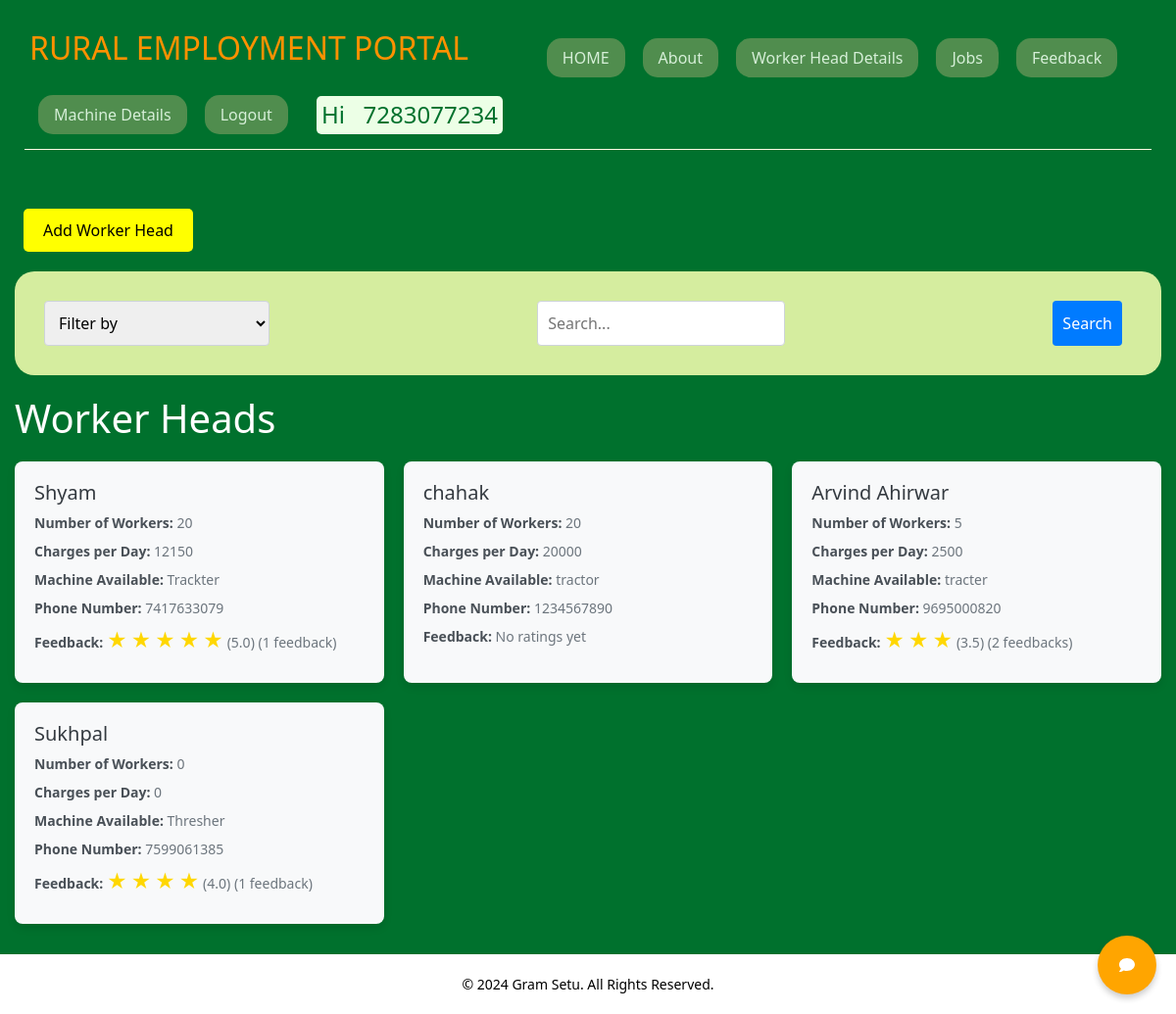
Screenshot of /worker/ (signed in) with the database file from the repository.
### R_E/models.py (models this page shows, shortened)
class WorkerHead(models.Model):
    id = models.AutoField(primary_key=True)  # Django adds this automatically
    user = models.ForeignKey(User, on_delete=models.CASCADE, default=1)
    name = models.CharField(max_length=30, null=False)
    numberOfWorker = models.IntegerField(null=False)
    salaryPerDay = models.IntegerField(null=False)
    machineAvailable = models.CharField(max_length=300, null=False)
    machineImage = models.ImageField(upload_to='machines/', null=True, blank=True)
    chargePerDay = models.DecimalField(max_digits=10, decimal_places=2, null=True, blank=True)
    date = models.DateField(null=False)
    phoneNumber = models.BigIntegerField(null=False, default=1234567890)
    email = models.EmailField(max_length=254, null=True, blank=True)  # New email field
    is_booked = models.BooleanField(default=False)  # New field to track booking status

### R_E/views.py (the view, shortened to what this page needs)
# urls.py: path('worker/', views.workerhead_list, name='worker'),  # Ensure this name matches your template
@login_required
def workerhead_list(request):
    search_query = request.GET.get('search', '').strip()
    filter_by = request.GET.get('filter_by', '')
    workerheads = WorkerHead.objects.all()
    workerheads = WorkerHead.objects.annotate(average_rating=Avg('feedbacks__rating'))
    template = loader.get_template('worker.html')
    context = {
        'workerheads': workerheads,
        'search_query': search_query,
        'filter_by': filter_by,
    }
    return HttpResponse(template.render(context, request))

### R_E/context_processors.py (called while the page is built)
def current_year(request):
    return {
        'current_year': datetime.now().year
    }

### R_E/templatetags/form_filters.py (called while the page is built)
@register.filter
def to(value):
    return range(1, int(value) + 1)

### R_E/templates/worker.html (shortened to what this page needs)
{% extends 'base.html' %}
{% load form_filters %}
{% block content %}
    <a href="{% url 'workform' %}" class="add-worker-button" style="margin-top:50px;">Add Worker Head</a>
    <form method="get" class="search-form">
        <select name="filter_by">
            <option value="" {% if not filter_by %}selected{% endif %}>Filter by</option>
        </select>
        <input type="text" name="search" value="{{ search_query }}" placeholder="Search..." />
        <button type="submit">Search</button>
    </form>
    <h1>Worker Heads</h1>
    {% if workerheads %}
    <ul class="workerhead-list">
        {% for worker in workerheads %}
        <li>
            <h3>{{ worker.name }}</h3>
            <p><strong>Number of Workers:</strong> {{ worker.numberOfWorker }}</p>
            <p><strong>Charges per Day:</strong> {{ worker.salaryPerDay }}</p>
            <p><strong>Machine Available:</strong> {{ worker.machineAvailable }}</p>
            <p><strong>Phone Number:</strong> {{ worker.phoneNumber }}</p>
            <p><strong>Feedback:</strong>
    {% if worker.average_rating %}
        <span class="stars">
            {% for i in worker.average_rating|to %}
                {% if i <= worker.average_rating|floatformat:1 %}
                    <span class="star filled">★</span>
                {% else %}
                    <span class="star">★</span>
                {% endif %}
            {% endfor %}
        </span>
        ({{ worker.average_rating|floatformat:1 }})
        {% if worker.feedbacks.all %}
            <span class="feedback-count">({{ worker.feedbacks.count }} feedback{{ worker.feedbacks.count|pluralize }})</span>
        {% endif %}
    {% else %}
        No ratings yet
    {% endif %}
</p>
        </li>
        {% endfor %}
    </ul>
    {% else %}
        <p>No worker heads found.</p>
    {% endif %}
{% endblock %}

### R_E/templates/base.html (shortened to what this page needs)
<!DOCTYPE html>
<html>
<head>
    {% load bootstrap5 %}
    {% bootstrap_css %}
    <link rel="stylesheet" href="https://stackpath.bootstrapcdn.com/bootstrap/5.3.0/css/bootstrap.min.css">
</head>
<body>
<div class="container-fluid" style="color:white;padding:15px;background-color:#00712D;">
    <ul class="nav" style="padding:5px;margin:10px;color:#D5ED9F;border-bottom:1px solid #FFFBE6;" id="navigation">
        <li>
            <h2 style="color:#FF9100;">RURAL EMPLOYMENT PORTAL</h2>
        </li>
        <li class="nav-item">
            <a class="nav-link active" href="/" style="background-color:#508D4E;border-radius:15px;color:#D6EFD8;transition:background-color 1s ease-in-out, color 1s ease-in-out;">
            <span>HOME</span>
            </a>
        </li>
        <li class="nav-item">
            <a class="nav-link active" href="/about" style="background-color:#508D4E;border-radius:15px;color:#D6EFD8;transition:background-color 1s ease-in-out, color 1s ease-in-out;">
                <span>About</span>
            </a>
        </li>
        {% if user.is_authenticated %}
        <li class="nav-item">
            <a class="nav-link active" href="/worker" style="background-color:#508D4E;border-radius:15px;color:#D6EFD8;transition:background-color 1s ease-in-out, color 1s ease-in-out;">
                <span>Worker Head Details</span>
            </a>
        </li>
        <li class="nav-item">
            <a class="nav-link active" href="/job" style="background-color:#508D4E;border-radius:15px;color:#D6EFD8;transition:background-color 1s ease-in-out, color 1s ease-in-out;">
                <span>Jobs</span>
            </a>
        </li>
        <li class="nav-item">
            <a class="nav-link active" href="/feedback" style="background-color:#508D4E;border-radius:15px;color:#D6EFD8;transition:background-color 1s ease-in-out, color 1s ease-in-out;">
                <span>Feedback</span>
            </a>
        </li>
        <li class="nav-item">
            <a class="nav-link active" href="{% url 'machine_list' %}" style="background-color:#508D4E;border-radius:15px;color:#D6EFD8;transition:background-color 1s ease-in-out, color 1s ease-in-out;">Machine Details</a></li>
        <li class="nav-item">
            <a class="nav-link active" href="/logout" style="background-color:#508D4E;border-radius:15px;color:#D6EFD8;transition:background-color 1s ease-in-out, color 1s ease-in-out;">
                <span>Logout</span>
            </a>
        </li>
        <li class="nav-item">
            <h4 style="margin:10px;margin-left:20px;background-color:#ECFFE6;color:#00712D;padding:5px;border-radius:5px;">Hi  &nbsp;&nbsp;{{ user.username }} </h4>
        </li>
        {% endif %}
    </ul>
    {% block content %}{% endblock %}
</div>
<div id="ask-question-icon" class="floating-icon">
    <i class="fas fa-comment"></i>
</div>
<footer class="footer">
    <div class="container">
        <p class="footer-text">
            © 2024 Gram Setu. All Rights Reserved.
        </p>
    </div>
</footer>
</body>
</html>

### R_E/templates/base.html (style rules this page uses)
.floating-icon { position: fixed; bottom: 20px; right: 20px; background-color: orange; color: white; border-radius: 50%; width: 60px; height: 60px; display: flex; justify-content: center; align-items: center; box-shadow: 0px 4px 6px rgba(0, 0, 0, 0.2); cursor: pointer; z-index: 1000; }
a { margin: 9px; }
.footer { background-color: #343a40; color: black; background-color: white; padding: 20px; text-align: center; width: 100%; bottom: 0; left: 0; }
.footer-text { margin: 0; font-size: 14px; }
.container { max-width: 1400px; margin: auto; padding: 0 20px; }
#navigation { background-color: #00712D; }
.nav-link.active, .nav-link.active:hover { background-color: #508D4E; border-radius: 15px; color: #D6EFD8; transition: background-color 1s ease-in-out, color 1s ease-in-out; }

### R_E/templates/worker.html (style rules this page uses)
.add-worker-button { display: inline-block; margin-bottom: 20px; padding: 10px 20px; background-color: yellow; color: black; font-size: 16px; text-align: center; text-decoration: none; border-radius: 5px; transition: background-color 0.3s ease, transform 0.2s ease; }
.workerhead-list { list-style-type: none; padding: 0; margin-top: 20px; display: grid; grid-template-columns: repeat(auto-fill, minmax(300px, 1fr)); gap: 20px; }
.workerhead-list li { background-color: #f8f9fa; padding: 20px; border-radius: 8px; box-shadow: 0 4px 8px rgba(0, 0, 0, 0.1); transition: box-shadow 0.3s ease; }
.workerhead-list h3 { margin-top: 0; color: #343a40; font-size: 20px; }
.workerhead-list p { margin: 8px 0; color: #6c757d; font-size: 14px; }
.workerhead-list p strong { color: #495057; }
.search-form { display: flex; justify-content: space-between; margin-bottom: 20px; background-color:#D5ED9F; padding:30px; border-radius:20px; }
.search-form select, .search-form input[type="text"], .search-form button { padding: 10px; font-size: 16px; margin-right: 10px; border-radius: 4px; border: 1px solid #ced4da; }
.search-form button { background-color: #007bff; color: #fff; border: none; cursor: pointer; transition: background-color 0.3s; }
.stars { color: #FFD700; }
.star { font-size: 20px; }

### rows the page displays
WorkerHead: name "Shyam", numberOfWorker "20", salaryPerDay "12150", machineAvailable "Trackter", phoneNumber "7417633079", average_rating "5.0", feedbacks.count "1"
WorkerHead: name "chahak", numberOfWorker "20", salaryPerDay "20000", machineAvailable "tractor", phoneNumber "1234567890", shows "No ratings yet"
WorkerHead: name "Arvind Ahirwar", numberOfWorker "5", salaryPerDay "2500", machineAvailable "tracter", phoneNumber "9695000820", average_rating "3.5", feedbacks.count "2"
WorkerHead: name "Sukhpal", numberOfWorker "0", salaryPerDay "0", machineAvailable "Thresher", phoneNumber "7599061385", average_rating "4.0", feedbacks.count "1"

### other values shown
{{ user.username }} "7283077234"
